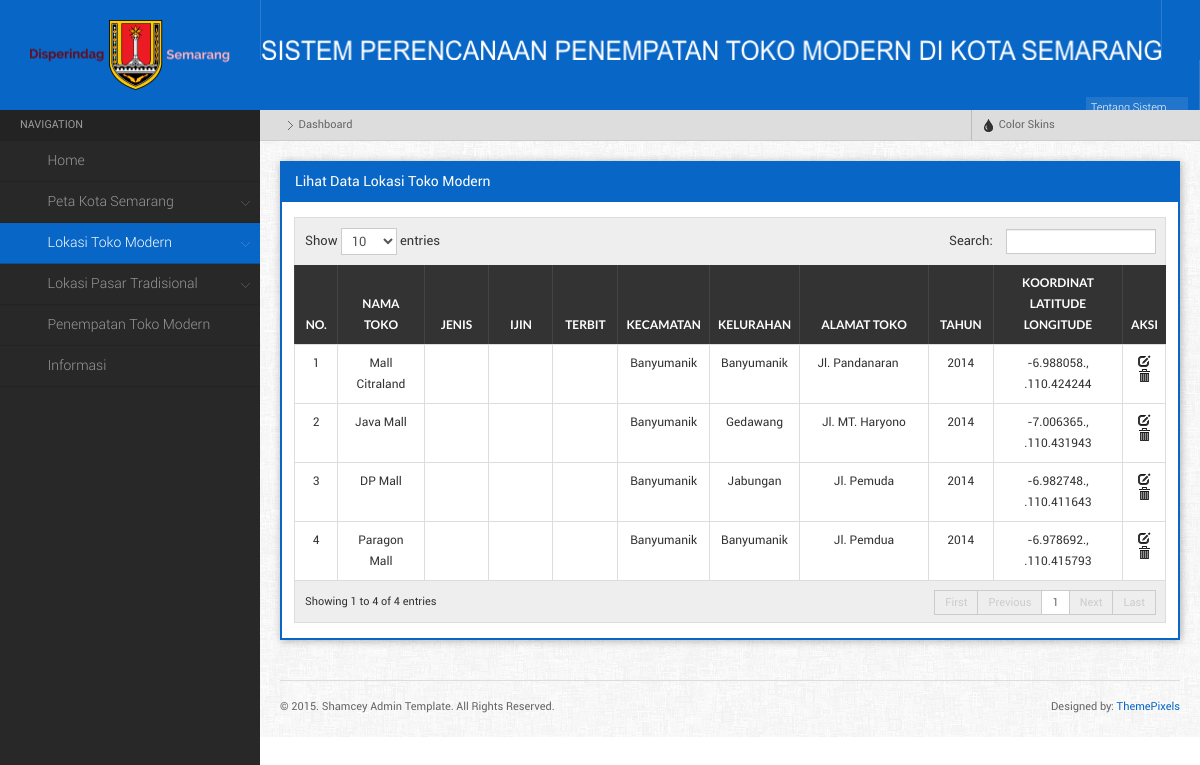
/index.php?menu=lihatToko, run on the app's committed database.
### tables this page shows
CREATE TABLE IF NOT EXISTS `lokasi_toko` (
  `id_toko` int(11) NOT NULL AUTO_INCREMENT,
  `id_kelurahan` int(11) NOT NULL,
  `nama_toko` varchar(50) NOT NULL,
  `alamat_toko` varchar(100) NOT NULL,
  `tahun` year(4) NOT NULL,
  `lat` varchar(25) NOT NULL,
  `lng` varchar(25) NOT NULL,
  `jumlah` int(11) NOT NULL,
  PRIMARY KEY (`id_toko`)
);

CREATE TABLE IF NOT EXISTS `kecamatan` (
  `id_kecamatan` int(11) NOT NULL AUTO_INCREMENT,
  `nama_kecamatan` varchar(50) NOT NULL,
  `latitude` varchar(25) NOT NULL,
  `longitude` varchar(25) NOT NULL,
  PRIMARY KEY (`id_kecamatan`)
);

CREATE TABLE IF NOT EXISTS `kelurahan` (
  `id_kelurahan` int(11) NOT NULL AUTO_INCREMENT,
  `id_kecamatan` int(11) NOT NULL,
  `Kelurahan` char(50) DEFAULT NULL,
  `Geometry` longblob,
  `Luas` decimal(10,3) DEFAULT NULL,
  `XMin` int(11) DEFAULT NULL,
  `XMax` int(11) DEFAULT NULL,
  `YMin` int(11) DEFAULT NULL,
  `YMax` int(11) DEFAULT NULL,
  `id_lokasi` int(11) NOT NULL,
  PRIMARY KEY (`id_kelurahan`)
);

### index.php (called while the page is built)
<?php
	include "home.php";
?>

### component/lihat_toko.php (the view, shortened to what this page needs)
<?php
	$query =mysql_query("SELECT * FROM lokasi_toko a, kelurahan b, kecamatan c
							WHERE a.id_kelurahan = b.id_kelurahan
							AND b.id_kecamatan = c.id_kecamatan
							ORDER BY tahun DESC, c.id_kecamatan ASC") or die (mysql_error());
    echo" <div class=\"widget\">
			<h4 class=\"widgettitle\">Lihat Data Lokasi Toko Modern</h4>
			<div class=\"widgetcontent\">
			<table id=\"dyntable\" class=\"table table-bordered responsive\">
                <thead>
                    <tr>
                        <th></th>
                        <th><center>No.</th>
						<th><center>Nama Toko</th>
						<th><center>Jenis</th>
						<th><center>Ijin</th>
						<th><center>Terbit</th>
						<th><center>Kecamatan</th>
						<th><center>Kelurahan</th>
                        <th><center>Alamat Toko</th>
                        <th><center>Tahun</th>
						<th><center>Koordinat<br>Latitude Longitude</th>
						<th><center>Aksi</th>
                    </tr>
                </thead>
				<tbody>";
				$no = 1;
				while($pecah = mysql_fetch_array($query)){
					echo "<tr class=\" \">
						<td></td>
						<td style='width:5%;'><center>$no</td>
						<td style='width:10%;'><center>$pecah[nama_toko]</td>
						<td style='width:7.5%;'><center>$pecah[jenis]</td>
						<td style='width:7.5%;'><center>$pecah[ijin]</td>
						<td style='width:7.5%;'><center>$pecah[terbit]</td>
						<td style='width:10%;'><center>$pecah[nama_kecamatan]</td>
						<td style='width:10%;'><center>$pecah[Kelurahan]</td>
						<td style='width:15%;'><center>$pecah[alamat_toko]</td>
						<td style='width:7.5%;'><center>$pecah[tahun]</td>
						<td style='width:15%;'><center>$pecah[lat]., .$pecah[lng]</td>
						<td class=\"center\" style=\"width: 60px;\">
							<a href= \"main.php?menu=editToko&id_toko=$pecah[id_toko]\" title=\"Edit\"><i  class=\"icon-edit\"></i></a>
							<a href=\"main.php?menu=hapusToko&id_toko=$pecah[id_toko]\" title=\"Hapus\" onClick=\"return confirm('Apakah Anda yakin ingin menghapus data ini?')\" class=\"icon-trash\"><i></i></a>
						</td>";
					echo "</td>
					</tr>";
				$no++;
				};
				echo "</tbody>
			</table>
		 </div>
		 </div>
	";
?>

### css/responsive-tables.css (style rules this page uses)
table.responsive { margin-bottom: 0; }
table.responsive td, table.responsive th { position: relative; overflow: hidden; white-space: wrap !important; }

### data on the page
lokasi_toko: nama_toko "Mall Citraland", kecamatan.nama_kecamatan "Banyumanik", id_kelurahan.Kelurahan "Banyumanik", alamat_toko "Jl. Pandanaran", tahun "2014", lat "-6.988058", lng "110.424244"
lokasi_toko: nama_toko "Java Mall", kecamatan.nama_kecamatan "Banyumanik", id_kelurahan.Kelurahan "Gedawang", alamat_toko "Jl. MT. Haryono", tahun "2014", lat "-7.006365", lng "110.431943"
lokasi_toko: nama_toko "DP Mall", kecamatan.nama_kecamatan "Banyumanik", id_kelurahan.Kelurahan "Jabungan", alamat_toko "Jl. Pemuda", tahun "2014", lat "-6.982748", lng "110.411643"
lokasi_toko: nama_toko "Paragon Mall", kecamatan.nama_kecamatan "Banyumanik", id_kelurahan.Kelurahan "Banyumanik", alamat_toko "Jl. Pemdua", tahun "2014", lat "-6.978692", lng "110.415793"
